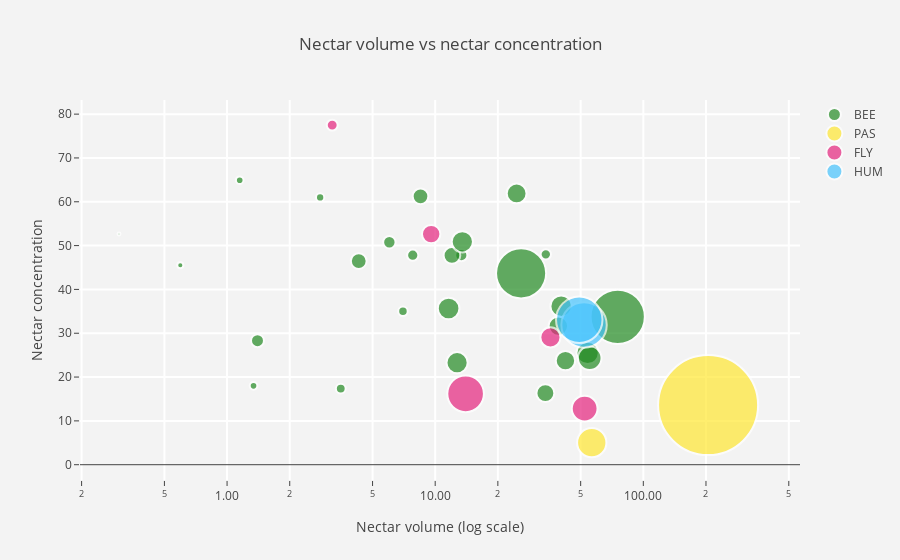

Notebook code cell kept with this figure:
### Code cell
import plotly as py
import plotly.graph_objs as go
import ipywidgets as widgets 
import numpy as np
from scipy import special
py.offline.init_notebook_mode(connected = True)
data = df
#df = df.sort_values(['pollinator'])
slope = 2.666051223553066e-05
hover_text = []
bubble_size = []

for index, row in df.iterrows():
    hover_text.append(('Species: {Gatunek}<br>'+
                      'Mass: {MASA}<br>'
                      ).format(Gatunek=row['Gatunek'],
                                            MASA=round(row['MASA'],3),
                                            ))
    bubble_size.append(row['MASA']*1000)

df['text'] = hover_text
df['size'] = bubble_size
sizeref = 2.*max(df['size'])/(100**2)

trace0 = go.Scatter(
    x=df['V'][df['Pollinator'] == 'BEE'],
    y=df['KON'][df['Pollinator'] == 'BEE'],
    mode='markers',
    name='BEE',
    text=df['text'][df['Pollinator'] == 'BEE'],
    marker=dict(
        symbol='circle',
        sizemode='area',
        sizeref=sizeref,
        size=df['size'][df['Pollinator'] == 'BEE'],
        color = '#228B22',
        line=dict(
            width=2
        ),
    )
)
trace1 = go.Scatter(
    x=df['V'][df['Pollinator'] == 'PAS'],
    y=df['KON'][df['Pollinator'] == 'PAS'],
    mode='markers',
    name='PAS',
    text=df['text'][df['Pollinator'] == 'PAS'],
    marker=dict(
        symbol='circle',
        sizemode='area',
        sizeref=sizeref,
        size=df['size'][df['Pollinator'] == 'PAS'],
        color = '#ffe732',
        line=dict(
            width=2
        ),
    )
)
trace2 = go.Scatter(
    x=df['V'][df['Pollinator'] == 'FLY'],
    y=df['KON'][df['Pollinator'] == 'FLY'],
    mode='markers',
    name='FLY',
    text=df['text'][df['Pollinator'] == 'FLY'],
    
    marker=dict(
        symbol='circle',
        sizemode='area',
        sizeref=sizeref,
        size=df['size'][df['Pollinator'] == 'FLY'],
        color = '#e5247e',
        line=dict(
            width=2
        ),
    )
)
trace3 = go.Scatter(
      x=df['V'][df['Pollinator'] == 'HUM'],
    y=df['KON'][df['Pollinator'] == 'HUM'],
    mode='markers',
    name='HUM',
    text=df['text'][df['Pollinator'] == 'HUM'],
    marker=dict(
        symbol='circle',
        sizemode='area',
        sizeref=sizeref,
        size=df['size'][df['Pollinator'] == 'HUM'],
        color='#46c4fd',
        line=dict(
            width=2
        ),
    )
)

data = [trace0, trace1, trace2, trace3]
layout = go.Layout(
    title='Nectar volume vs nectar concentration',
    xaxis=dict(
        title='Nectar volume (log scale)',
        gridcolor='rgb(255, 255, 255)',
        #range=[2.003297660701705, 5.191505530708712],
        type='log',
        zerolinewidth=1,
        hoverformat = '.2f',
        ticklen=5,
        gridwidth=2,
    ),
    yaxis=dict(
        title='Nectar concentration',
        gridcolor='rgb(255, 255, 255)',
        #range=[36.12621671352166, 91.72921793264332],
        zerolinewidth=1,
        ticklen=5,
        hoverformat = '.2f',
        gridwidth=2,
    ),
    paper_bgcolor='rgb(243, 243, 243)',
    plot_bgcolor='rgb(243, 243, 243)',
)

fig = dict(data=data, layout=layout)
py.offline.iplot(fig)

### Figure 1 — Plotly figure (JSON) as saved in the notebook; plotly's stock layout.template omitted (floating-point values rounded to 4 significant figures)
{"data": [{"marker": {"color": "#228B22", "line": {"width": 2}, "size": [13.83, 4.443, 3.756, 0.2482, 13.42, 5.03, 9.587, 14.9, 11.27, 7.38, 16.75, 3.23, 11.25, 2.893, 1.742, 1.74, 2.07, 88.28, 13.99, 75.32, 7.48, 4.633, 11.75, 1.115, 2.7, 8.338, 13.55], "sizemode": "area", "sizeref": 0.05999, "symbol": "circle"}, "mode": "markers", "name": "BEE", "text": ["Species: F. acmopetala<br>Mass: 0.014<br>", "Species: F. amana<br>Mass: 0.004<br>", "Species: F. assyriaca<br>Mass: 0.004<br>", "Species: F. bucharica<br>Mass: 0.0<br>", "Species: F. carica<br>Mass: 0.013<br>", "Species: F. caucasica<br>Mass: 0.005<br>", "Species: F. eastwoodiae<br>Mass: 0.01<br>", "Species: F. gracilis<br>Mass: 0.015<br>", "Species: F. grandiflora<br>Mass: 0.011<br>", "Species: F. hermonis<br>Mass: 0.007<br>", "Species: F. kothsiana<br>Mass: 0.017<br>", "Species: F. liliae<br>Mass: 0.003<br>", "Species: F. meleagroides<br>Mass: 0.011<br>", "Species: F. michailovski<br>Mass: 0.003<br>", "Species: F. minuta<br>Mass: 0.002<br>", "Species: F. montana<br>Mass: 0.002<br>", "Species: F. obliqua<br>Mass: 0.002<br>", "Species: F. olgae<br>Mass: 0.088<br>", "Species: F. olivieri<br>Mass: 0.014<br>", "Species: F. pallidiflora<br>Mass: 0.075<br>", "Species: F. persica<br>Mass: 0.007<br>", "Species: F. raddeana<br>Mass: 0.005<br>", "Species: F. sewerzowii<br>Mass: 0.012<br>", "Species: F. sthenanthera<br>Mass: 0.001<br>", "Species: F. stribrn<br>Mass: 0.003<br>", "Species: F. uva vulpis<br>Mass: 0.008<br>", "Species: F. whitallii<br>Mass: 0.014<br>"], "type": "scatter", "uid": "22d3f44c-ff98-11e8-a5d2-474330ec49e2", "x": [40.3, 13.35, 7.8, 0.3025, 12.74, 1.4, 33.83, 54, 42.25, 8.5, 55.25, 34, 39.06, 3.518, 1.15, 1.34, 2.8, 75.33, 11.6, 25.87, 4.291, 6.022, 24.62, 0.596, 7, 12.04, 13.5], "y": [36.18, 47.81, 47.81, 52.65, 23.28, 28.3, 16.33, 25.5, 23.75, 61.25, 24.33, 48, 31.64, 17.38, 64.92, 18, 61, 33.75, 35.66, 43.67, 46.47, 50.77, 61.9, 45.53, 35, 47.75, 50.88]}, {"marker": {"color": "#ffe732", "line": {"width": 2}, "size": [25.75, 299.9], "sizemode": "area", "sizeref": 0.05999, "symbol": "circle"}, "mode": "markers", "name": "PAS", "text": ["Species: F. eduardii<br>Mass: 0.026<br>", "Species: F. imperialis<br>Mass: 0.3<br>"], "type": "scatter", "uid": "22d3f67c-ff98-11e8-a5d2-474330ec49e2", "x": [56.53, 204.8], "y": [5.035, 13.6]}, {"marker": {"color": "#e5247e", "line": {"width": 2}, "size": [12.21, 10.16, 19.93, 40.23, 3.55], "sizemode": "area", "sizeref": 0.05999, "symbol": "circle"}, "mode": "markers", "name": "FLY", "text": ["Species: F. drenovskii<br>Mass: 0.012<br>", "Species: F. graeca<br>Mass: 0.01<br>", "Species: F. pyrenaica<br>Mass: 0.02<br>", "Species: F. thessala<br>Mass: 0.04<br>", "Species: F. ussuriensis<br>Mass: 0.004<br>"], "type": "scatter", "uid": "22d3f712-ff98-11e8-a5d2-474330ec49e2", "x": [35.79, 9.567, 52.25, 14, 3.2], "y": [29.07, 52.62, 12.8, 16.17, 77.5]}, {"marker": {"color": "#46c4fd", "line": {"width": 2}, "size": [61.81, 64.74], "sizemode": "area", "sizeref": 0.05999, "symbol": "circle"}, "mode": "markers", "name": "HUM", "text": ["Species: F. gentneri<br>Mass: 0.062<br>", "Species: F. recurva<br>Mass: 0.065<br>"], "type": "scatter", "uid": "22d3f78a-ff98-11e8-a5d2-474330ec49e2", "x": [51.9, 49.22], "y": [31.88, 33.06]}], "layout": {"paper_bgcolor": "rgb(243, 243, 243)", "plot_bgcolor": "rgb(243, 243, 243)", "title": "Nectar volume vs nectar concentration", "xaxis": {"gridcolor": "rgb(255, 255, 255)", "gridwidth": 2, "hoverformat": ".2f", "ticklen": 5, "title": "Nectar volume (log scale)", "type": "log", "zerolinewidth": 1}, "yaxis": {"gridcolor": "rgb(255, 255, 255)", "gridwidth": 2, "hoverformat": ".2f", "ticklen": 5, "title": "Nectar concentration", "zerolinewidth": 1}}}
